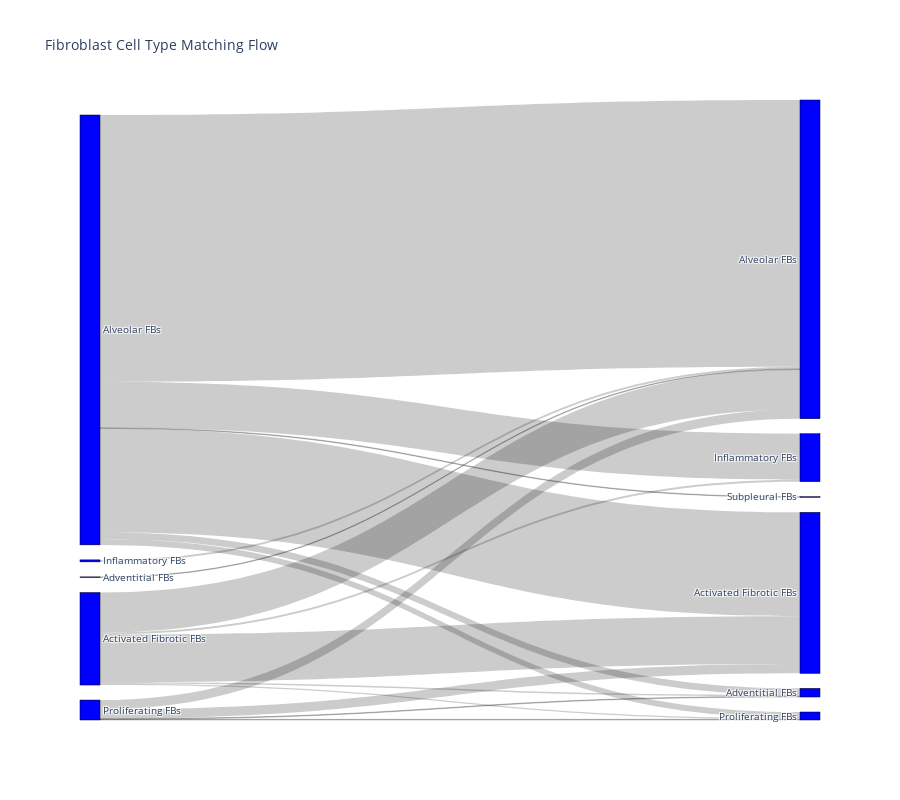

Notebook source saved alongside this figure:
### Code cell
adata2_df = pd.DataFrame({'index':range(embd1.shape[0]),
                          'x': adata2.obsm['spatial'][:,0],
                          'y': adata2.obsm['spatial'][:,1],
                          'celltype':adata2.obs['final_CT'],
                           'scores': distance[:,0],
                          'region': adata2.obs['CNiche']})

adata1_df = pd.DataFrame({'index':range(embd0.shape[0]),
                          'x': adata1.obsm['spatial'][:,0],
                          'y': adata1.obsm['spatial'][:,1],
                          'celltype':adata1.obs['final_CT']
                          })



adata2_df.to_csv('adata2_df_fb.csv')

adata1_df.to_csv('adata1_df_fb.csv')

adata2_df['target_celltype'] = adata1_df.iloc[matching[1,:],:]['celltype'].to_list()

# Filter for region C4 and high confidence matches
#adata2_df = adata2_df[adata2_df['region'] == 'C4']
adata2_df = adata2_df[adata2_df['scores'] > 0.75]

# Filter for FBs in both source and target
filtered_df = adata2_df[
    (adata2_df['target_celltype'].apply(lambda x: 'FBs' in x)) &
    (adata2_df['celltype'].apply(lambda x: 'FBs' in x))
]

# Create Sankey diagram showing flow between target_celltype and celltype
import plotly.graph_objects as go
from collections import defaultdict

# Get unique categories and counts
source_target_counts = filtered_df.groupby(['target_celltype', 'celltype']).size().reset_index()

# Create mappings for unique source and target categories
source_categories = list(source_target_counts['target_celltype'].unique())
target_categories = list(source_target_counts['celltype'].unique())
category_to_id = {cat: i for i, cat in enumerate(source_categories)}
target_to_id = {cat: i+len(source_categories) for i, cat in enumerate(target_categories)}

# Create source, target and value lists
source = [category_to_id[x] for x in source_target_counts['target_celltype']]
target = [target_to_id[x] for x in source_target_counts['celltype']]
values = source_target_counts[0].tolist()

# Create node labels
node_labels = source_categories + target_categories

# Create Sankey diagram
fig = go.Figure(data=[go.Sankey(
    node = dict(
        pad = 15,
        thickness = 20,
        line = dict(color = "black", width = 0.5),
        label = node_labels,
        color = "blue"
    ),
    link = dict(
        source = source,
        target = target,
        value = values
    )
)])

# Update layout
fig.update_layout(
    title_text="Fibroblast Cell Type Matching Flow",
    font_size=10,
    height=800
)

fig.show()

### Figure 1 — Plotly figure (JSON) as saved in the notebook; plotly's stock layout.template omitted (floating-point values rounded to 4 significant figures; data arrays with more than 128 entries replaced by an {"elided": "..."} marker saying what was removed)
{"data": [{"link": {"source": {"elided": "215 int values"}, "target": {"elided": "215 int values"}, "value": {"elided": "215 int values"}}, "node": {"color": "blue", "label": ["Activated Fibrotic FBs", "Adventitial FBs", "Alveolar FBs", "Inflammatory FBs", "Proliferating FBs", "AT1", "AT2", "Activated Fibrotic FBs", "Adventitial FBs", "Alveolar FBs", "Alveolar Macrophages", "Arteriole", "B cells", "Basal", "Basophils", "CD4+ T-cells", "CD8+ T-cells", "Capillary", "Goblet", "Inflammatory FBs", "Interstitial Macrophages", "KRT5-/KRT17+", "Lymphatic", "Macrophages - IFN-activated", "Mast", "Migratory DCs", "Monocytes/MDMs", "Multiciliated", "Myofibroblasts", "NK/NKT", "Neutrophils", "PNEC", "Plasma", "Proliferating AT2", "Proliferating Airway", "Proliferating FBs", "Proliferating Myeloid", "Proliferating T-cells", "RASC", "SMCs/Pericytes", "SPP1+ Macrophages", "Secretory", "Subpleural FBs", "Transitional AT2", "Tregs", "Venous", "cDCs", "pDCs"], "line": {"color": "black", "width": 0.5}, "pad": 15, "thickness": 20}, "type": "sankey"}], "layout": {"font": {"size": 10}, "height": 800, "title": {"text": "Fibroblast Cell Type Matching Flow"}}}
